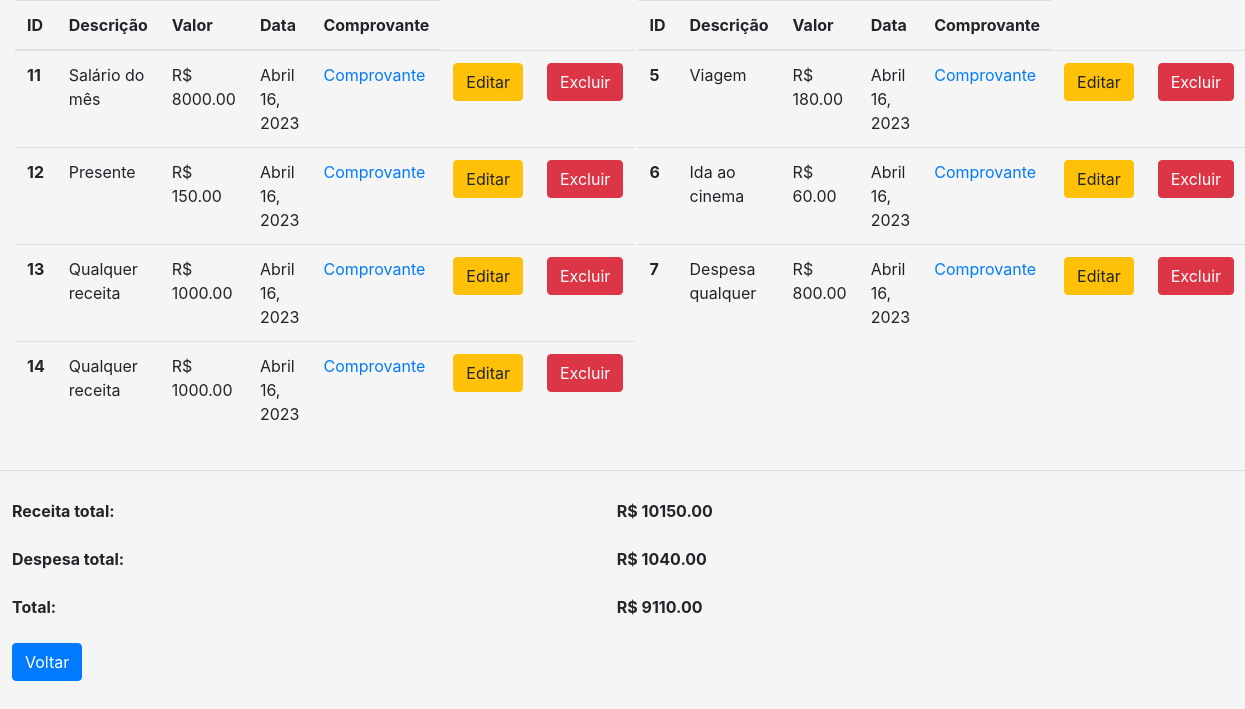
Page /listar on the earlier database version.
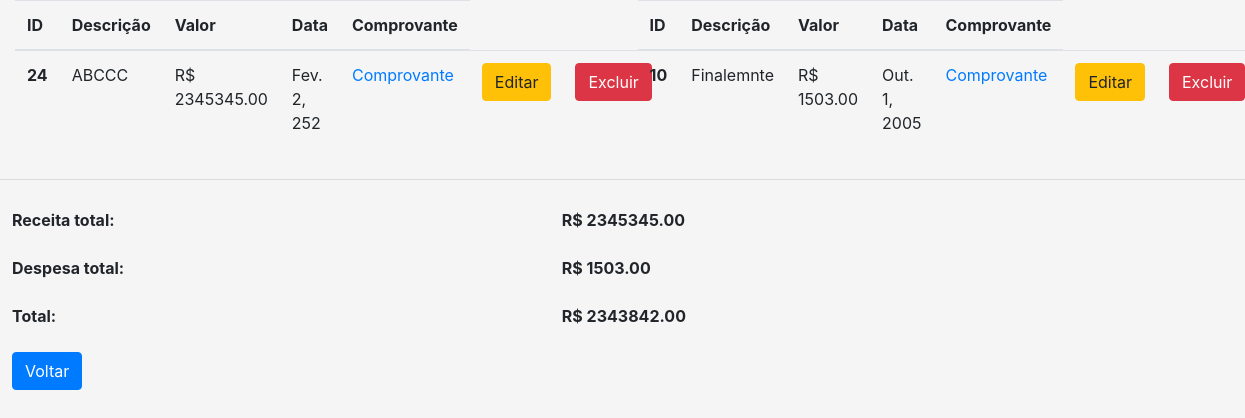
Same page on the later database version.
### controlefinancas/models.py (models this page shows)
class Receita(models.Model):
    id = models.AutoField(primary_key=True)
    CATEGORIAS = (
        ('ESCOLHA', 'Escolha uma categoria'),
        ('PRS', 'Presente'),
        ('PRM', 'Prêmio'),
        ('SLR', 'Salário'),
        ('OTS', 'Outros'),
    )
    valor = models.DecimalField(max_digits=10, decimal_places=2, blank=False)
    data = models.DateField(auto_now_add=True, blank=False)
    descricao = models.TextField()
    categoria = models.CharField(
        max_length=10, choices=CATEGORIAS, default='ESCOLHA', blank=False)
    comprovante = models.FileField(upload_to='comprovantes/', blank=False)
    class Meta:
        verbose_name = "Receita"
        verbose_name_plural = "Receitas"

class Despesa(models.Model):
    id = models.AutoField(primary_key=True)
    CATEGORIAS = (
        ('ESCOLHA', 'Escolha uma categoria'),
        ('CSA', 'Casa'),
        ('EDU', 'Educação'),
        ('ETR', 'Eletrônicos'),
        ('LZR', 'Lazer'),
        ('SD', 'Saúde'),
        ('SPR', 'Supermercado'),
        ('TRS', 'Transporte'),
        ('OTR', 'Outros')
    )
    valor = models.DecimalField(max_digits=10, decimal_places=2, blank=False)
    data = models.DateField(auto_now_add=True, blank=False)
    descricao = models.TextField()
    categoria = models.CharField(
        max_length=10, choices=CATEGORIAS, default='ESCOLHA', blank=False)
    comprovante = models.FileField(upload_to='comprovantes/', blank=False)
    class Meta:
        ordering = ['-data']
        verbose_name = "Despesa"
        verbose_name_plural = "Despesas"

### controlefinancas/views.py (the view)
# urls.py: path('listar', listar, name='listar'),
def listar(request):
    receitas = Receita.objects.all()
    despesas = Despesa.objects.all()
    receita_total = despesa_total = 0
    for r in range(0, receitas.count()):
        receita_total += receitas[r].valor
    for d in range(0, despesas.count()):
        despesa_total += despesas[d].valor
    saldo = receita_total - despesa_total
    return render(request, 'listar.html',
                  {"receitas": receitas,
                   "despesas": despesas,
                   "receita_total": receita_total,
                   "despesa_total": despesa_total,
                   "saldo": saldo})

### controlefinancas/templates/listar.html (shortened to what this page needs)
{% load static %}
<!DOCTYPE html>
<html lang="pt-br">
<head>
  <link rel="stylesheet" href="https://maxcdn.bootstrapcdn.com/bootstrap/4.5.2/css/bootstrap.min.css">
  <link rel="stylesheet" href="{% static 'css/style.css' %}">
</head>
<body>
  <div class="container-fluid">
    <div class="row">
      <div class="col-md-6">
        <table class="table table-hover">
          <thead>
            <tr>
              <th scope="col">ID</th>
              <th scope="col">Descrição</th>
              <th scope="col">Valor</th>
              <th scope="col" class="data-column">Data</th>
              <th scope="col" class="comprovante-column">Comprovante</th>
            </tr>
          </thead>
          <tbody>
            {% for receita in receitas %}
            <tr>
              <th scope="row">{{ receita.id}}</th>
              <td>{{ receita.descricao }}</td>
              <td>R$ {{ receita.valor }}</td>
              <td>{{ receita.data }}</td>
              <td>
                {% if receita.comprovante %}
                <a href="{{ receita.comprovante.url }}" download="{{ receita.comprovante.name }}">Comprovante</a>
                {% else %}
                Nenhum comprovante
                {% endif %}
              </td>
              <td><button type="button" class="btn btn-warning" data-toggle="modal" data-target="#editarReceita"
                  data-whatever="@mdo">Editar</button></td>
              <td><a href="{% url 'excluir' tipo='receita' id=receita.id  %}" class="btn btn-danger">Excluir</a></td>
            </tr>
            {% endfor %}
          </tbody>
        </table>
      </div>
      <div class="col-md-6">
        <table class="table table-hover">
          <thead>
            <tr>
              <th scope="col">ID</th>
              <th scope="col">Descrição</th>
              <th scope="col">Valor</th>
              <th scope="col" class="data-column">Data</th>
              <th scope="col" class="comprovante-column">Comprovante</th>
            </tr>
          </thead>
          <tbody>
            {% for despesa in despesas %}
            <tr>
              <th scope="row">{{ despesa.id }}</th>
              <td>{{ despesa.descricao }}</td>
              <td>R$ {{ despesa.valor }}</td>
              <td>{{ despesa.data }}</td>
              <td>
                {% if despesa.comprovante %}
                <a href="{{ despesa.comprovante.url }}" download="{{ despesa.comprovante.name }}">Comprovante</a>
                {% else %}
                Nenhum comprovante
                {% endif %}
              </td>
              <td><button type="button" class="btn btn-warning" data-toggle="modal" data-target="#editarDespesa"
                data-whatever="@mdo">Editar</button></td>
            <td><a href="{% url 'excluir' tipo='despesa' id=despesa.id  %}" class="btn btn-danger">Excluir</a></td>
          </tr>
            {% endfor %}
          </tbody>
        </table>
      </div>
    </div>
  </div>
  <hr>
  <table class="table table-borderless">
    <tfoot>
      <tr>
        <td class="text-end"><strong>Receita total:</strong></td>
        <td class="text-left"> <strong> R$ {{ receita_total }}</strong></td>
        <td></td>
      </tr>
      <tr>
        <td class="text-end"><strong>Despesa total:</td>
        <td class="text-left"><strong>R$ {{ despesa_total }}</strong></td>
        <td></td>
      </tr>
      <tr>
        <td class="text-end"><strong>Total:</td>
        <td class="text-left"><strong>R$ {{ saldo }}</strong></td>
        <td></td>
      </tr>
      <tr>
        <td><a href="/" class="btn btn-primary">Voltar</a></td>
      </tr>
    </tfoot>
  </table>
</body>
</html>

### controlefinancas/static/css/style.css (style rules this page uses)
body { font-size: 16px; background-color: #f5f5f5; }
.data-column { width: 250px; white-space: nowrap; }
.comprovante-column { width: 200px; white-space: nowrap; }
.btn-primary { background-color: #007bff; border-color: #007bff; }

Differences in the rows shown:
removed Receita: id "11", descricao "Salário do mês", valor "8000.00", data "Abril 16, 2023"
removed Receita: id "12", descricao "Presente", valor "150.00", data "Abril 16, 2023"
removed Receita: id "13", descricao "Qualquer receita", valor "1000.00", data "Abril 16, 2023"
removed Receita: id "14", descricao "Qualquer receita", valor "1000.00", data "Abril 16, 2023"
removed Despesa: id "5", descricao "Viagem", valor "180.00", data "Abril 16, 2023"
removed Despesa: id "6", descricao "Ida ao cinema", valor "60.00", data "Abril 16, 2023"
removed Despesa: id "7", descricao "Despesa qualquer", valor "800.00", data "Abril 16, 2023"
added Receita: id "24", descricao "ABCCC", valor "2345345.00", data "Fev. 2, 252"
added Despesa: id "10", descricao "Finalemnte", valor "1503.00", data "Out. 1, 2005"
Other differences:
{{ receita_total }}: "10150.00" → "2345345.00"
{{ despesa_total }}: "1040.00" → "1503.00"
{{ saldo }}: "9110.00" → "2343842.00"
